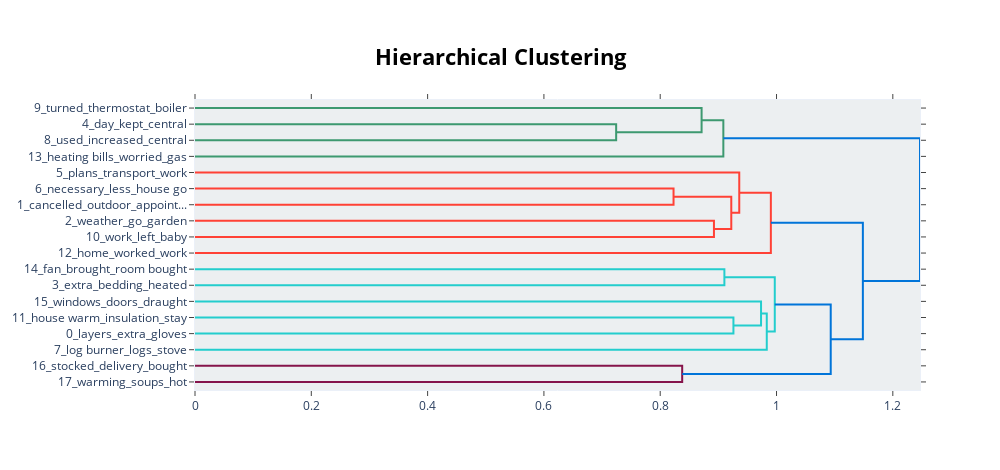

Notebook source saved alongside this figure:
### Code cell
fig2 = BERT_model.visualize_hierarchy()
fig2

### Figure 1 — Plotly figure (JSON) as saved in the notebook; plotly's stock layout.template omitted (floating-point values rounded to 4 significant figures)
{"data": [{"hoverinfo": "text", "marker": {"color": "rgb(61,153,112)"}, "mode": "lines", "type": "scatter", "x": [0, 0.7242, 0.7242, 0], "xaxis": "x", "y": [-15, -15, -25, -25], "yaxis": "y"}, {"hoverinfo": "text", "marker": {"color": "rgb(61,153,112)"}, "mode": "lines", "type": "scatter", "x": [0, 0.8711, 0.8711, 0.7242], "xaxis": "x", "y": [-5, -5, -20, -20], "yaxis": "y"}, {"hoverinfo": "text", "marker": {"color": "rgb(61,153,112)"}, "mode": "lines", "type": "scatter", "x": [0.8711, 0.9086, 0.9086, 0], "xaxis": "x", "y": [-12.5, -12.5, -35, -35], "yaxis": "y"}, {"hoverinfo": "text", "marker": {"color": "rgb(255,65,54)"}, "mode": "lines", "type": "scatter", "x": [0, 0.8229, 0.8229, 0], "xaxis": "x", "y": [-55, -55, -65, -65], "yaxis": "y"}, {"hoverinfo": "text", "marker": {"color": "rgb(255,65,54)"}, "mode": "lines", "type": "scatter", "x": [0, 0.8924, 0.8924, 0], "xaxis": "x", "y": [-75, -75, -85, -85], "yaxis": "y"}, {"hoverinfo": "text", "marker": {"color": "rgb(255,65,54)"}, "mode": "lines", "type": "scatter", "x": [0.8229, 0.9222, 0.9222, 0.8924], "xaxis": "x", "y": [-60, -60, -80, -80], "yaxis": "y"}, {"hoverinfo": "text", "marker": {"color": "rgb(255,65,54)"}, "mode": "lines", "type": "scatter", "x": [0, 0.9359, 0.9359, 0.9222], "xaxis": "x", "y": [-45, -45, -70, -70], "yaxis": "y"}, {"hoverinfo": "text", "marker": {"color": "rgb(255,65,54)"}, "mode": "lines", "type": "scatter", "x": [0.9359, 0.9903, 0.9903, 0], "xaxis": "x", "y": [-57.5, -57.5, -95, -95], "yaxis": "y"}, {"hoverinfo": "text", "marker": {"color": "rgb(35,205,205)"}, "mode": "lines", "type": "scatter", "x": [0, 0.9104, 0.9104, 0], "xaxis": "x", "y": [-105, -105, -115, -115], "yaxis": "y"}, {"hoverinfo": "text", "marker": {"color": "rgb(35,205,205)"}, "mode": "lines", "type": "scatter", "x": [0, 0.9259, 0.9259, 0], "xaxis": "x", "y": [-135, -135, -145, -145], "yaxis": "y"}, {"hoverinfo": "text", "marker": {"color": "rgb(35,205,205)"}, "mode": "lines", "type": "scatter", "x": [0, 0.9734, 0.9734, 0.9259], "xaxis": "x", "y": [-125, -125, -140, -140], "yaxis": "y"}, {"hoverinfo": "text", "marker": {"color": "rgb(35,205,205)"}, "mode": "lines", "type": "scatter", "x": [0.9734, 0.9832, 0.9832, 0], "xaxis": "x", "y": [-132.5, -132.5, -155, -155], "yaxis": "y"}, {"hoverinfo": "text", "marker": {"color": "rgb(35,205,205)"}, "mode": "lines", "type": "scatter", "x": [0.9104, 0.997, 0.997, 0.9832], "xaxis": "x", "y": [-110, -110, -143.8, -143.8], "yaxis": "y"}, {"hoverinfo": "text", "marker": {"color": "rgb(133,20,75)"}, "mode": "lines", "type": "scatter", "x": [0, 0.8378, 0.8378, 0], "xaxis": "x", "y": [-165, -165, -175, -175], "yaxis": "y"}, {"hoverinfo": "text", "marker": {"color": "rgb(0,116,217)"}, "mode": "lines", "type": "scatter", "x": [0.997, 1.093, 1.093, 0.8378], "xaxis": "x", "y": [-126.9, -126.9, -170, -170], "yaxis": "y"}, {"hoverinfo": "text", "marker": {"color": "rgb(0,116,217)"}, "mode": "lines", "type": "scatter", "x": [0.9903, 1.148, 1.148, 1.093], "xaxis": "x", "y": [-76.25, -76.25, -148.4, -148.4], "yaxis": "y"}, {"hoverinfo": "text", "marker": {"color": "rgb(0,116,217)"}, "mode": "lines", "type": "scatter", "x": [0.9086, 1.247, 1.247, 1.148], "xaxis": "x", "y": [-23.75, -23.75, -112.3, -112.3], "yaxis": "y"}], "layout": {"autosize": false, "height": 470, "hoverlabel": {"bgcolor": "white", "font": {"family": "Rockwell", "size": 16}}, "hovermode": "closest", "plot_bgcolor": "#ECEFF1", "showlegend": false, "title": {"font": {"color": "Black", "size": 22}, "text": "<b>Hierarchical Clustering</b>", "x": 0.5, "xanchor": "center", "yanchor": "top"}, "width": 1000, "xaxis": {"mirror": "allticks", "rangemode": "tozero", "showgrid": false, "showline": true, "showticklabels": true, "ticks": "outside", "type": "linear", "zeroline": false}, "yaxis": {"mirror": "allticks", "range": [-180, 0], "rangemode": "tozero", "showgrid": false, "showline": true, "showticklabels": true, "tickmode": "array", "ticks": "outside", "ticktext": ["9_turned_thermostat_boiler", "4_day_kept_central", "8_used_increased_central", "13_heating bills_worried_gas", "5_plans_transport_work", "6_necessary_less_house go", "1_cancelled_outdoor_appoint...", "2_weather_go_garden", "10_work_left_baby", "12_home_worked_work", "14_fan_brought_room bought", "3_extra_bedding_heated", "15_windows_doors_draught", "11_house warm_insulation_stay", "0_layers_extra_gloves", "7_log burner_logs_stove", "16_stocked_delivery_bought", "17_warming_soups_hot"], "tickvals": [-5, -15, -25, -35, -45, -55, -65, -75, -85, -95, -105, -115, -125, -135, -145, -155, -165, -175], "type": "linear", "zeroline": false}}}
